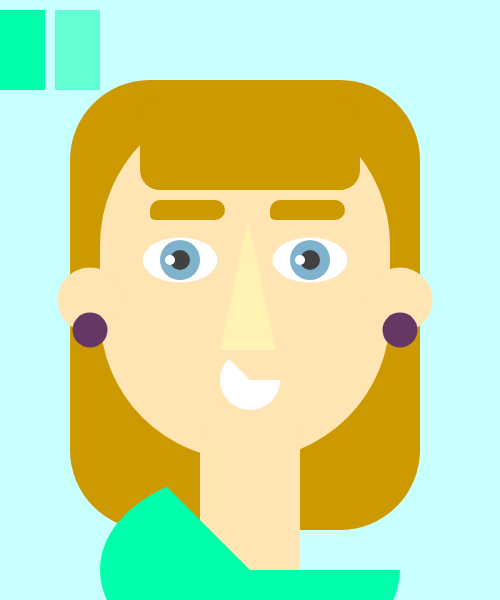
Frame 1 (no input)
Frame 60 (no input): identical to frame 1, image omitted
Frame 120 (the mouse pressed at the canvas centre since frame 60): identical to frame 1, image omitted

The p5.js sketch that drew this single still picture (run headless with seeded random() and noise() and a simulated clock; from frame 60 on, the mouse is pressed at the canvas centre):

// p5.js sketch
// ── sketch.js
// JavaScript source code
            function setup() {
  createCanvas(500,600);
}

function draw()
{
    background(200,400,300);
let c = color('hsl(160, 100%, 50%)');
noStroke();
fill(c);
rect(0, 10, 45, 80); // Draw rectangle
c = color('hsla(160, 100%, 50%, 0.5)');
fill(c);
rect(55, 10, 45, 80); // Draw rectangle

fill(204, 153, 0);
rect(70, 80, 350, 450, 80);

c = color('hsla(40, 300%, 85%, 1)');
fill(c);
rect(100, 100, 290, 360, 360);

c = color('hsla(40, 300%, 85%, .6)');
rect(200, 400, 100, 200, 40);


c = color('hsla(50, 300%, 85%, 1)');
fill(c)
triangle(220, 350, 248, 220, 276, 350);

c = color('hsla(1000, 200%, 500%, 0.5)');
fill(c);
ellipse(310, 260, 75, 45);
ellipse(180, 260, 75, 45);

c = color('hsla(200, 200%, 30%, 0.5)');
fill(c);
circle(310, 260, 40);
circle(180, 260, 40);

c = color(65);
fill(c);
circle(310, 260, 20);
circle(180, 260, 20);

c = color(1000);
fill(c);
circle(300, 260, 10);
circle(170, 260, 10);

c = color(1000);
fill(c);
arc(250, 380, 60, 60, 0, PI + QUARTER_PI, PIE);

c = color(204, 153, 0);
fill(c);
rect(150, 200, 75, 20, 20, 40, 10, 5);
rect(270, 200, 75, 20, 20, 40, 10, 5);

rect(140, 100, 220, 90, 20);

c = color('hsla(160, 100%, 50%, 1)');
fill(c);
arc(250, 570, 300, 200, 0, PI + QUARTER_PI, PIE);

c = color('hsla(40, 300%, 85%, 1)');
fill(c);
ellipse(90, 300, 65, 65);
ellipse(400, 300, 65, 65);

c = color(100, 55, 100);
fill(c);
ellipse(90, 330, 35, 35);
ellipse(400, 330, 35, 35);

    console.log("draw?");
}
